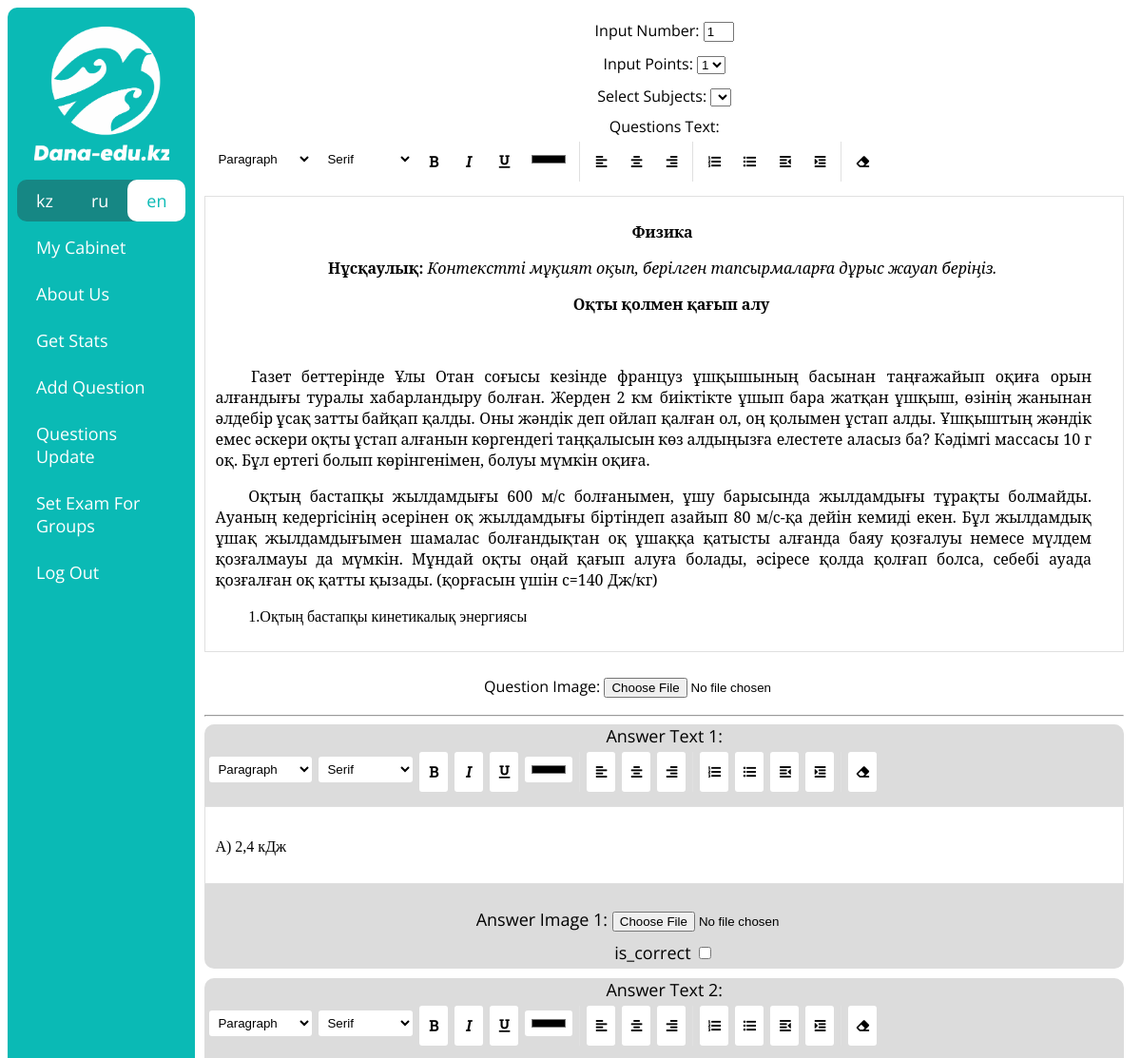
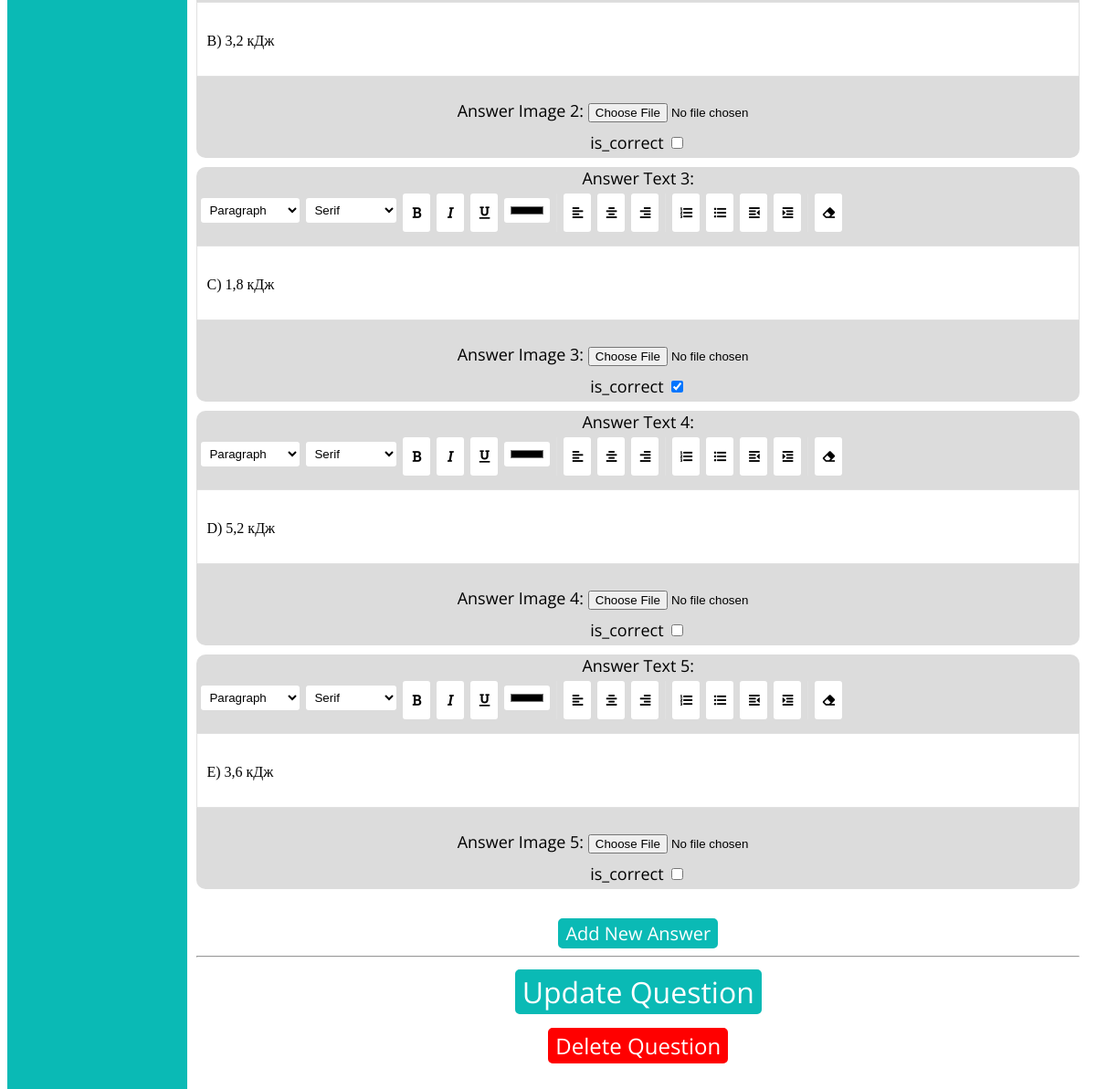
The app's page /en/question_update/54 (signed in) with its own data (2 pictures, top to bottom).
### examapp/models.py (models this page shows, shortened)
class Question(models.Model):
    number = models.PositiveSmallIntegerField()
    text = models.TextField(null=True, blank=True)
    image = models.ImageField(upload_to='questions/', null=True, blank=True)
    points = models.PositiveSmallIntegerField(choices=[(1, '1'), (2, '2')])
    answers = models.ManyToManyField('Answer')
    subject = models.ForeignKey('Subject', on_delete=models.CASCADE)
    variant = models.ForeignKey('Variant', on_delete=models.CASCADE)

class Answer(models.Model):
    text = models.TextField(null=True, blank=True)
    image = models.ImageField(upload_to='answers/', null=True, blank=True)
    is_correct = models.BooleanField(default=False)

### examapp/views.py (the view, shortened to what this page needs)
# urls.py: path('question_update/<int:question_id>', questionUpdateView, name='question_update_url'),
@login_required(login_url='login_url')
def questionUpdateView(request, question_id):
    if request.user.type != 'MO':
        return redirect('home_url')
    question = Question.objects.get(id=question_id)
    if request.method == 'GET':
        subjects = Subject.objects.all()
        answers = []
        counter = 1
        for answer in question.answers.all():
            answers.append({'number': counter, 'answer': answer})
            counter += 1
        context = {
            'question': question,
            'points': [1, 2],
            'subjects': subjects,
            'answers': answers,
            'answer_count': counter,
            'urls': getUserUrls(request.user)
        }
        return render(request, 'question_update_page.html', context)

### examapp/functions.py (called while the page is built)
def getUserUrls(user) -> []:
    urls = [
        {'text': _('My Cabinet'), 'url': 'cabinet_url'},
        {'text': _('About Us'), 'url': 'about_us_url'}
    ]
    if user.type == 'PU':
        urls.append({'text': _('Init Exam'), 'url': 'exam_init_url'})
        urls.append({'text': _('Exam Results'), 'url': 'exam_results_url'})
    if user.type == 'MO':
        urls.append({'text': _('Get Stats'), 'url': 'get_stats_url'})
        urls.append({'text': _('Add Question'), 'url': 'add_questions_init_url'})
        urls.append({'text': _('Questions Update'), 'url': 'questions_update_url'})
        urls.append({'text': _('Set Exam For Groups'), 'url': 'set_exam_for_groups_url'})
    urls.append({'text': _('Log Out'), 'url': 'logout_url'})
    return urls

### templates/question_update_page.html (shortened to what this page needs)
{% extends 'base.html' %}
{% load static %}
{% load i18n %}
{% block content %}
    {% autoescape off %}
    <link rel="stylesheet"
        href="https://use.fontawesome.com/releases/v5.3.1/css/all.css"
>
    <div align="center">
        <form action="{% url 'question_update_url' question.pk %}" method="post" enctype="multipart/form-data" onkeydown="return event.key != 'Enter';">
            {% csrf_token %}
            <input type="hidden" value="{{ answer_count }}" id="answers_count" name="answers_count">
            <label for="question_number">{% trans 'Input Number:' %}</label>
            <input value="{{ question.number }}" type="number" id="question_number" name="question_number" min="1" max="50" style="width: 2.5%" required>
            <br>
            <label for="question_points">{% trans 'Input Points:' %}</label>
            <select id="question_points" name="question_points">
                {% for point in points %}
                    {% if point == question.points %}
                        <option style="width: auto;" value="{{ point }}" selected>{{ point }}</option>
                    {% else %}
                        <option style="width: auto;" value="{{ point }}">{{ point }}</option>
                    {% endif %}
                {% endfor %}
            </select>
            <br>
            <label for="subject">{% trans 'Select Subjects:' %}</label>
            <select id="subject" name="subject">
                {% for subject in subjects %}
                    {% if subject == question.subject %}
                        <option style="width: auto;" value="{{ subject.id }}" selected>{{ subject.name }}</option>
                    {% else %}
                        <option style="width: auto;" value="{{ subject.id }}">{{ subject.name }}</option>
                    {% endif %}
                {% endfor %}
            </select>
            <br>
            <label for="question_editor">{% trans 'Question Text:' %}</label>
            <br>
            <div data-tiny-editor id="question_editor">
                <p>
                    {{ question.text }}
                </p>
            </div>
            <br>
            <label for="question_image">{% trans 'Question Image:' %}</label>
            <input type="file" id="question_image" name="question_image">
            <br>
            <hr>
            <div id="answers_div">
                {% for answer in answers %}
                    <div class="answer_div" style="border-radius: 10px; display: inline-block; min-width: 100%; margin-bottom: 10px; font-size: 18px; background: rgb(220, 220, 220);">
                        <input type="hidden" value="{{ answer.answer.id }}" id="answer_id_{{ answer.number }}" name="answer_id_{{ answer.number }}">
                        <label for="answer_text_{{ answer.number }}">{% trans 'Answer Text' %} {{ answer.number }}: </label>
                        <div data-tiny-editor id="answer_editor_{{ answer.number }}" class="answer_editor">
                            {{ answer.answer.text }}
                        </div>
                        <br>
                        <label for="answer_image_{{ answer.number }}">{% trans 'Answer Image' %} {{ answer.number }}: </label>
                        <input type="file" id="answer_image_{{ answer.number }}" name="answer_image_{{ answer.number }}">
                        <br>
                        <label for="is_correct_answer_{{ answer.number }}">{% trans 'is_correct:' %} </label>
                        {% if answer.answer.is_correct %}
                            <input checked type="checkbox" id="is_correct_answer_{{ answer.number }}" name="is_correct_answer_{{ answer.number }}">
                        {% else %}
                            <input type="checkbox" id="is_correct_answer_{{ answer.number }}" name="is_correct_answer_{{ answer.number }}">
                        {% endif %}
                        <br>
                    </div>
                {% endfor %}
            </div>
            <br>
            <button class="btn" type="button" onclick="addNewAnswer()">{% trans 'Add New Answer' %}</button>
            <br>
            <hr>
            <input class="btn" type="submit" onclick="addText()" value="{% trans 'Update Question' %}" style="font-size: 200%">
        </form>
        <form action="{% url 'question_delete_url' question.pk %}" method="post">
            <input class="delete-btn" onclick="return confirm('{% trans 'Are you sure?' %}')" type="submit" value="{% trans 'Delete Question' %}" style="font-size: 150%">
        </form>
    </div>
    {% endautoescape %}
{% endblock content %}

### static/css/style.css (style rules this page uses)
html { user-select: none; }
input, select { margin-bottom: 10px; margin-top: 5px; }
body { font-family: 'Open Sans', sans-serif; }
.btn { font-size: 20px; font-family: 'Open Sans', sans-serif; background: #0ABAB5; border-radius: 5px; color: #ffffff; border: 2px solid #0ABAB5; }
.delete-btn { font-size: 20px; font-family: 'Open Sans', sans-serif; background: red; border-radius: 5px; color: #ffffff; border: 2px solid red; }

### records on screen
Question: question_number "1", question_points "1", text "Физика Нұсқаулық: Контекстті мұқият оқып, берілген тапсырмаларға дұрыс жауап беріңіз. Оқты қолмен қағып алу Газет беттерінде Ұлы Отан соғысы кезінде француз ұшқышының басынан таңғажайып оқиға орын алғандығы туралы хабарландыру болған. Жерден 2 км биіктікте ұшып бара жатқан ұшқыш, өзінің жанынан әлдебір ұсақ затты байқап қалды. Оны жәндік деп ойлап қалған ол, оң қолымен ұстап алды. Ұшқыштың жәндік емес әскери оқты ұстап алғанын көргендегі таңқалысын көз алдыңызға елестете аласыз ба? Кәдімгі массасы 10 г оқ. Бұл ертегі болып көрінгенімен, болуы мүмкін оқиға. Оқтың бастапқы жылдамдығы 600 м/с болғанымен, ұшу барысында жылдамдығы тұрақты болмайды. Ауаның кедергісінің әсерінен оқ жылдамдығы…"
Answer: number "1", answer.text "A) 2,4 кДж"
Answer: number "2", answer.text "B) 3,2 кДж"
Answer: number "3", answer.text "C) 1,8 кДж"
Answer: number "4", answer.text "D) 5,2 кДж"
Answer: number "5", answer.text "E) 3,6 кДж"

### other values on screen
{{ language.code }} "ru"
{{ language.code }} "en"
{{ url.text }} "My Cabinet" "About Us" "Get Stats" "Add Question" "Questions Update" "Set Exam For Groups" "Log Out"
